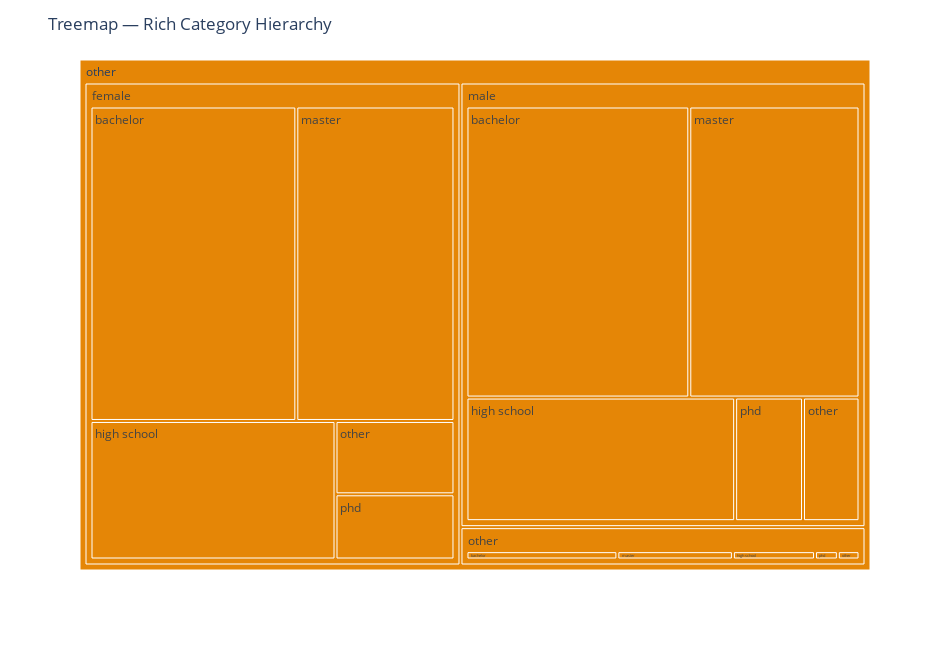

Notebook code cell kept with this figure:
### Code cell
import plotly.express as px

value_col = guess_money(df_enh)
levels = [c for c in ["income_source","expense_category","payment_method"] if c in df_enh.columns] or top_cats(df_enh, 3)

fig = px.treemap(
    df_enh,
    path=levels[:3],
    values=value_col if value_col else None,
    color=levels[0] if levels else None,
    color_discrete_sequence=VIVID_SEQ
)
fig.update_layout(title="Treemap — Rich Category Hierarchy", width=950, height=650)
fig.show()

### Figure 1 — Plotly figure (JSON) as saved in the notebook; plotly's stock layout.template omitted (floating-point values rounded to 4 significant figures)
{"data": [{"branchvalues": "total", "customdata": [["other"], ["other"], ["other"], ["other"], ["other"], ["other"], ["other"], ["other"], ["other"], ["other"], ["other"], ["other"], ["other"], ["other"], ["other"], ["other"], ["other"], ["other"], ["other"]], "domain": {"x": [0, 1], "y": [0, 1]}, "hovertemplate": "labels=%{label}<br>loan_amount_usd=%{value}<br>parent=%{parent}<br>id=%{id}<br>user_id=%{customdata[0]}<extra></extra>", "ids": ["other/female/high school", "other/male", "other/female", "other/other/other", "other/other/master", "other/male/other", "other/other/high school", "other/other/phd", "other/other", "other/female/other", "other/male/bachelor", "other/other/bachelor", "other/female/bachelor", "other/male/master", "other/male/phd", "other/female/master", "other/female/phd", "other/male/high school", "other"], "labels": ["high school", "male", "female", "other", "master", "other", "high school", "phd", "other", "other", "bachelor", "bachelor", "bachelor", "master", "phd", "master", "phd", "high school", "other"], "marker": {"colors": ["rgb(229, 134, 6)", "rgb(229, 134, 6)", "rgb(229, 134, 6)", "rgb(229, 134, 6)", "rgb(229, 134, 6)", "rgb(229, 134, 6)", "rgb(229, 134, 6)", "rgb(229, 134, 6)", "rgb(229, 134, 6)", "rgb(229, 134, 6)", "rgb(229, 134, 6)", "rgb(229, 134, 6)", "rgb(229, 134, 6)", "rgb(229, 134, 6)", "rgb(229, 134, 6)", "rgb(229, 134, 6)", "rgb(229, 134, 6)", "rgb(229, 134, 6)", "rgb(229, 134, 6)"]}, "name": "", "parents": ["other/female", "other", "other", "other/other", "other/other", "other/male", "other/other", "other/other", "other", "other/female", "other/male", "other/other", "other/female", "other/male", "other/male", "other/female", "other/female", "other/male", ""], "type": "treemap", "values": [321700000.0, 1550000000.0, 1563000000.0, 7362000.0, 39290000.0, 66400000.0, 27910000.0, 7780000.0, 133700000.0, 82660000.0, 616700000.0, 51320000.0, 613400000.0, 471100000.0, 79780000.0, 471400000.0, 73510000.0, 315700000.0, 3246000000.0]}], "layout": {"height": 650, "legend": {"tracegroupgap": 0}, "margin": {"t": 60}, "title": {"text": "Treemap — Rich Category Hierarchy"}, "treemapcolorway": ["rgb(229, 134, 6)", "rgb(93, 105, 177)", "rgb(82, 188, 163)", "rgb(153, 201, 69)", "rgb(204, 97, 176)", "rgb(36, 121, 108)", "rgb(218, 165, 27)", "rgb(47, 138, 196)", "rgb(118, 78, 159)", "rgb(237, 100, 90)", "rgb(165, 170, 153)", "rgb(141,211,199)", "rgb(255,255,179)", "rgb(190,186,218)", "rgb(251,128,114)", "rgb(128,177,211)", "rgb(253,180,98)", "rgb(179,222,105)", "rgb(252,205,229)", "rgb(217,217,217)", "rgb(188,128,189)", "rgb(204,235,197)", "rgb(255,237,111)", "rgb(95, 70, 144)", "rgb(29, 105, 150)", "rgb(56, 166, 165)", "rgb(15, 133, 84)", "rgb(115, 175, 72)", "rgb(237, 173, 8)", "rgb(225, 124, 5)", "rgb(204, 80, 62)", "rgb(148, 52, 110)", "rgb(111, 64, 112)", "rgb(102, 102, 102)"], "width": 950}}
